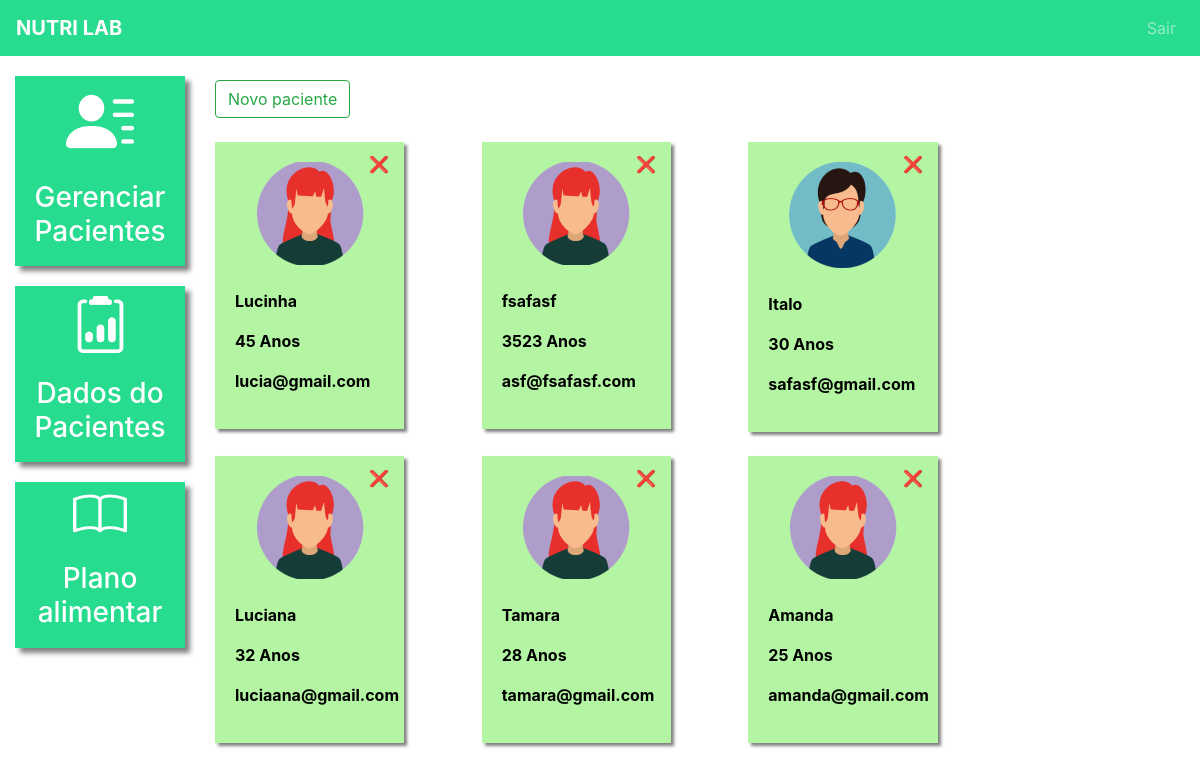
Before: /pacientes/ (signed in) with the older database file.
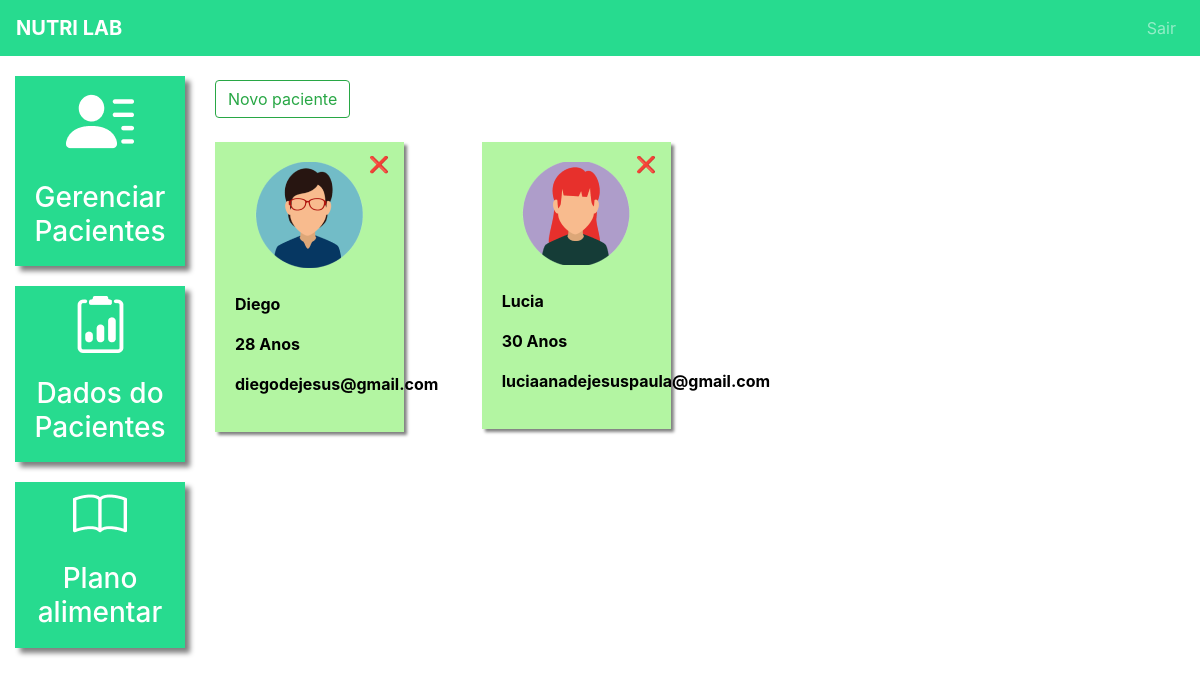
After: the same page with the newer database file.
### plataforma/models.py (models this page shows, shortened)
class Pacientes(models.Model):
    choices_sexo = (('F', 'Feminino'),
                    ('M', 'Masculino'))
    nome = models.CharField(max_length=50)
    sexo = models.CharField(max_length=1, choices=choices_sexo)
    idade = models.IntegerField(max_length=100)
    email = models.EmailField()
    telefone = models.CharField(max_length=19)
    nutri = models.ForeignKey(User, on_delete=models.CASCADE)

### plataforma/views.py (the view, shortened to what this page needs)
# urls.py: path('pacientes/', views.pacientes, name='pacientes'),
@login_required(login_url='/auth/logar/')
def pacientes(request):
    if request.method == "GET":
        dados_paciente = DadosPaciente.objects.filter(paciente__nutri=request.user).order_by('-data')
        pacientes = Pacientes.objects.filter(nutri=request.user)
        return render(request, 'pacientes.html', {'pacientes': pacientes, 'dados_paciente': dados_paciente})

### plataforma/templates/pacientes.html (shortened to what this page needs)
{% extends "base_plataforma.html" %}
{% load static %}
{% block 'plataforma' %}
    <br>
    <button type="button" class="btn btn-outline-success" data-toggle="modal" data-target="#modal">
        Novo paciente
    </button>
    <br>
    <br>
    <div class="row">
        {% for paciente in pacientes %}
            <div class="col-md-4 mb-4">
                <a href="#" class="link-hover">
                    <div class="card-paciente">
                        <a href="{% url 'deletar_paciente' paciente.id %}"
                           onclick="return confirm('Tem certeza que deseja excluir este paciente? Todos os dados dele serão apagados.');"
                           style="position: absolute; top: 10px; right: 15px; color: #ff6b6b; font-weight: bold; text-decoration: none; font-size: 16px;"
                           title="Excluir Paciente">
                            ❌
                        </a>
                        <div class="foto-perfil">
                            {% if paciente.sexo == "M" %}
                                <img src="{% static 'plataforma/img/perfil2.png' %}">
                            {% else %}
                                <img src="{% static 'plataforma/img/perfil1.png' %}">
                            {% endif %}
                        </div>
                        <br>
                        <p class="dados">{{ paciente.nome }}</p>
                        <p class="dados">{{ paciente.idade }} Anos</p>
                        <p class="dados">{{ paciente.email }}</p>
                    </div>
                </a>
            </div>
        {% endfor %}
    </div>
{% endblock %}

### templates/base_plataforma.html (shortened to what this page needs)
{% extends 'base.html' %}
{% load static %}
{% block 'head'%}
    <link rel="stylesheet" href="{% static 'plataforma/css/css.css' %}">
    <link rel="stylesheet" href="{% static 'plataforma/css/plano_alimentar.css' %}">
{% endblock 'head' %}
{% block 'body' %}
    <div class="container-fluid">
        <div class="row">
        <div class="col-md-2">
            <a href="{% url 'pacientes' %}" class="link-lateral">
        <div class="card-lateral">
        <img src="{% static 'plataforma/img/paciente.png' %}">
        <br>
        <br>
        <h3>Gerenciar Pacientes</h3>
    </div>
    </a>
        <a href="{% url 'dados_paciente_listar' %}" class="link-lateral">
        <div class="card-lateral">
    <img src="{% static 'plataforma/img/dados_paciente.png' %}">
    <br>
    <br>
            <h3>Dados do Pacientes</h3>
            </div>
    </a>
        <a href="{% url 'plano_alimentar_listar' %}" class="link-lateral">
        <div class="card-lateral">
    <img src="{% static 'plataforma/img/plano_alimentar.png' %}">
    <br>
    <br>
    <h3>Plano alimentar</h3>
    </div>
    </a>
        </div>
        <div class="col-md-8">
{% block 'plataforma' %}{% endblock %}
</div>
</div>
</div>
{% endblock%}

### templates/base.html (shortened to what this page needs)
{% load static %}
<!doctype html>
<html lang="pt-BR">
<head>
{% block 'head' %}{% endblock %}
<link rel="stylesheet" href="https://cdn.jsdelivr.net/npm/bootstrap@4.6.1/dist/css/bootstrap.min.css">
</head>
<body>
    {% if user.is_authenticated %}
        <nav style="background-color: #27DB8F;" class="navbar navbar-expand-lg navbar-dark">
            <a style="font-weight: bold" class="navbar-brand" href="#">NUTRI LAB</a>
            <div class="collapse navbar-collapse" id="navbarNav">
                <ul class="navbar-nav ml-auto">
                    <li class="nav-item">
                        <a class="nav-link" href="{% url 'sair' %}">Sair</a>
                    </li>
                </ul>
            </div>
        </nav>
    {% endif %}
{% block 'body' %}{% endblock %}
<link rel="stylesheet" href="https://cdn.jsdelivr.net/npm/bootstrap-icons@1.13.1/font/bootstrap-icons.min.css">
</body>
</html>

### templates/static/plataforma/css/css.css (style rules this page uses)
.card-lateral { background-color: #27DB8F; margin-top: 20px; padding: 10px; color: white; font-weight: bold; text-decoration: none; text-align: center; box-shadow: 5px 5px 5px gray; }
.card-paciente { background-color: #ffffff; width: 80%; box-shadow: 3px 3px 3px gray; padding: 20px; color: black; }
.foto-perfil { text-align: center; }
.dados { font-weight: bold; }

### templates/base_plataforma.html (style rules this page uses)
.card-paciente { width: 80%; box-shadow: 3px 3px 3px gray; padding: 20px; color: black; }

### plataforma/templates/pacientes.html (style rules this page uses)
.card-paciente { background-color: #b3f5a2; position: relative; }

Changed rows visible on the page:
removed Pacientes: nome "Lucinha", idade "45", email "lucia@gmail.com"
removed Pacientes: nome "fsafasf", idade "3523", email "asf@fsafasf.com"
removed Pacientes: nome "Italo", idade "30", email "safasf@gmail.com"
removed Pacientes: nome "Luciana", idade "32", email "luciaana@gmail.com"
removed Pacientes: nome "Tamara", idade "28", email "tamara@gmail.com"
removed Pacientes: nome "Amanda", idade "25", email "amanda@gmail.com"
added Pacientes: nome "Diego", idade "28", email "diegodejesus@gmail.com"
added Pacientes: nome "Lucia", idade "30", email "luciaanadejesuspaula@gmail.com"
